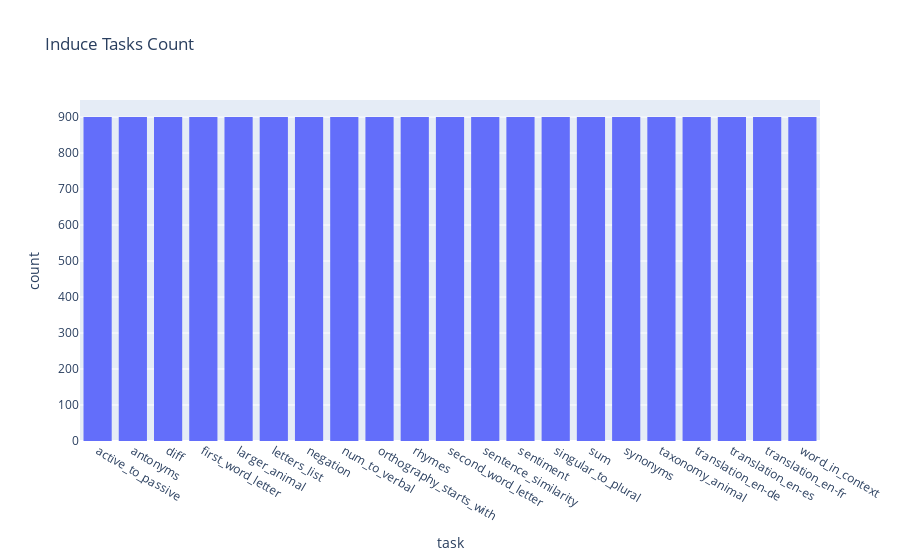

Source (notebook cell):
### Code cell
#undersampling the examples
sampled_df = get_random_sample_per_category(selected_tasks, 900)
fig = px.histogram(sampled_df, x="task", title="Induce Tasks Count")
fig.show()

### Figure 1 — Plotly figure (JSON) as saved in the notebook; plotly's stock layout.template omitted (floating-point values rounded to 4 significant figures; data arrays with more than 128 entries replaced by an {"elided": "..."} marker saying what was removed)
{"data": [{"alignmentgroup": "True", "bingroup": "x", "hovertemplate": "task=%{x}<br>count=%{y}<extra></extra>", "legendgroup": "", "marker": {"color": "#636efa", "pattern": {"shape": ""}}, "name": "", "offsetgroup": "", "orientation": "v", "showlegend": false, "type": "histogram", "x": {"elided": "18900 str values"}, "xaxis": "x", "yaxis": "y"}], "layout": {"barmode": "relative", "legend": {"tracegroupgap": 0}, "title": {"text": "Induce Tasks Count"}, "xaxis": {"anchor": "y", "domain": [0, 1], "title": {"text": "task"}}, "yaxis": {"anchor": "x", "domain": [0, 1], "title": {"text": "count"}}}}
